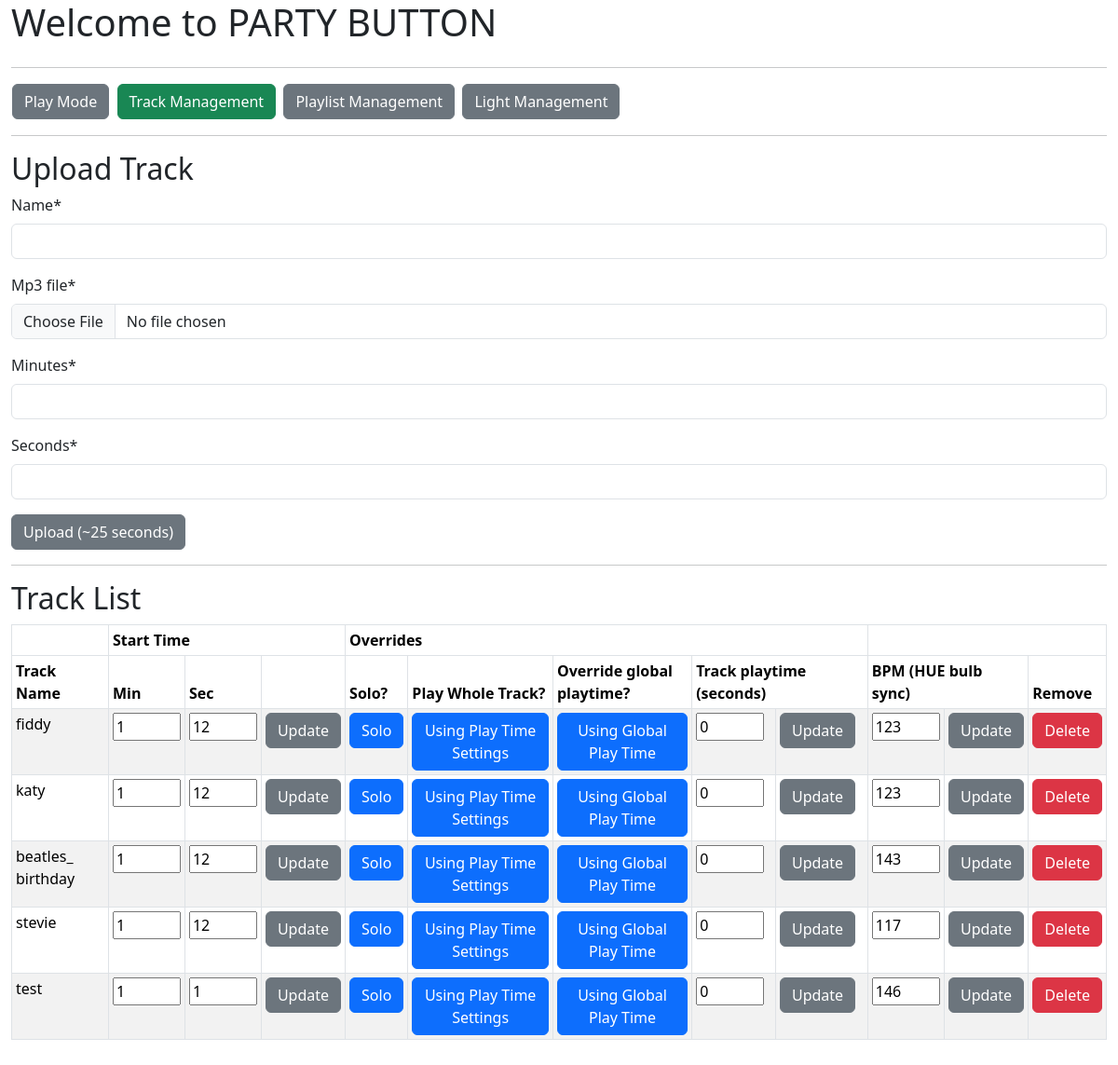
The page /tracks/ on the database as committed earlier.
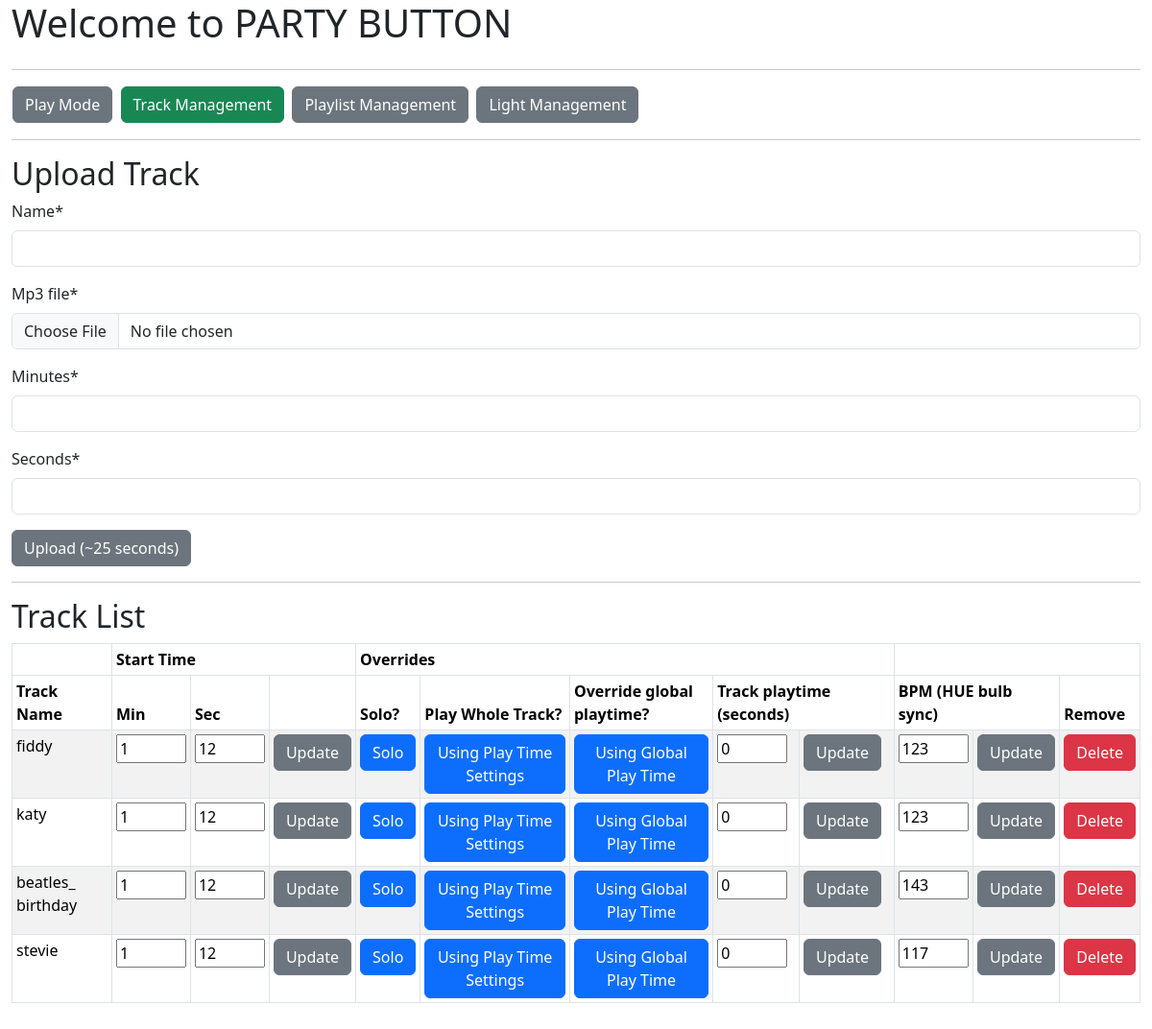
The same page on the database as committed later.
### mp3_manager/models.py (models this page shows, shortened)
class Track(models.Model):
    name = models.CharField(max_length=200, blank=False, null=False)
    mp3_file = models.FileField(upload_to="uploads", blank=False, null=False)
    mp3_length = models.IntegerField(blank=True, null=True)
    minutes = models.IntegerField(blank=False, null=False, validators=[MinValueValidator(0),
                                                                       MaxValueValidator(600)])
    seconds = models.IntegerField(blank=False, null=False, validators=[MinValueValidator(0),
                                                                       MaxValueValidator(60)])
    solo = models.BooleanField(blank=False, null=False, default=False)
    play_full = models.BooleanField(blank=False, null=False,
                                    default=False)
    override_playtime = models.BooleanField(blank=False, null=False,
                                            default=False)
    playtime_seconds = models.IntegerField(blank=False, null=False,
                                           default=0,
                                           validators=[MinValueValidator(0),
                                                       MaxValueValidator(600)])
    bpm = models.IntegerField(blank=False, null=False,
                                           default=0,
                                           validators=[MinValueValidator(0),
                                                       MaxValueValidator(400)])
    playlists = models.ManyToManyField(Playlist)

### mp3_manager/views.py (the view, shortened to what this page needs)
# urls.py: path("tracks/", views.TrackManagement.as_view(), name="tracks"),
class TrackManagement(generic.ListView, FormMixin):
    form_class = TrackForm
    template_name = "mp3_manager/track.html"
    context_object_name = "tracks_list"
    model = Track
    def get(self, request):
        tracks_list = None
        print("Getting Track List")
        tracks_list = self.get_queryset()
        return render(request, self.template_name,
                      {"tracks_list": tracks_list,
                       "form": TrackForm(),
                       "trackplaytime": TrackPlaytimeForm(),
                       "trackbpmform": TrackBpmForm()})

### mp3_manager/form.py
class TrackForm(ModelForm):
    class Meta:
        model = Track
        fields = ["name", "mp3_file", "minutes", "seconds"]

class TrackPlaytimeForm(ModelForm):
    playtime_seconds = forms.IntegerField(
        label='',
    )
    class Meta:
        model = Track
        fields = ["playtime_seconds"]
        exclude = ["name", "mp3_file", "minutes", "seconds"]

### mp3_manager/templates/mp3_manager/track.html (shortened to what the changed rows need)
{% extends "./base.html" %}
{% load crispy_forms_tags %}
{% block content %}
<div class="row">
    <div class="col">
    <h2>Upload Track</h2>
    </div>
</div>
<div class="row">
    <div class="col">
    <h2>Track List</h2>
    {% if tracks_list %}
        <table class="table table-striped table-bordered table-sm" cellspacing="0" width="100%">
            <thead><tr><th></th><th colspan="3">Start Time</th><th colspan="5">Overrides</th><th colspan="3"></th></tr>
            <tr><th>Track Name</th><th>Min</th><th>Sec</th><th></th><th>Solo?</th><th>Play Whole Track?</th><th>Override global playtime?</th><th colspan="2">Track playtime (seconds)</th><th colspan="2">BPM (HUE bulb sync)</th><th>Remove</th></tr></thead>
            <tbody>
              {% for track in tracks_list %}
              <tr>
                  <td>{{ track.name }}</td>
                  <form id="trackstart_form_{{ track.pk }}" id="trackstart_update_{ track.pk }}" action={% url 'mp3_manager:tracks' %} method="post" enctype="multipart/form-data">
                  <td>
                    <input size="2" type="textarea" id="minutes" name="minutes" value={{ track.minutes }}>
                  </td>
                  <td>
                    <input size="2" type="textarea" id="seconds" name="seconds" value={{ track.seconds }}>
                  </td>
                  <td>
                    <input class="btn btn-secondary" type="submit" form="trackstart_form_{{ track.pk }}" value="Update" name="trackstart_update_{{ track.pk }}"></td>
                </form>
                  <td>
                      {% if track.solo == True %}
                        <a href="{% url 'mp3_manager:solo_track' pk=track.pk %}"><button type="button" class="btn btn-success">Solo</button></a>
                      {% else %}
                        <a href="{% url 'mp3_manager:solo_track' pk=track.pk %}"><button type="button" class="btn btn-primary">Solo</button></a>
                      {% endif %}
                  </td>
                  <td>
                    {% if track.play_full == True %}
                      <a href="{% url 'mp3_manager:play_full' pk=track.pk %}"><button type="button" class="btn btn-success">Using Whole Track</button></a>
                    {% else %}
                      <a href="{% url 'mp3_manager:play_full' pk=track.pk %}"><button type="button" class="btn btn-primary">Using Play Time Settings</button></a>
                    {% endif %}
                  </td>
                  <td>
                    {% if track.override_playtime == True %}
                      <a href="{% url 'mp3_manager:override' pk=track.pk %}"><button type="button" class="btn btn-success">Using Track's Playtime</button></a>
                    {% else %}
                      <a href="{% url 'mp3_manager:override' pk=track.pk %}"><button type="button" class="btn btn-primary">Using Global Play Time</button></a>
                    {% endif %}
                  </td>
                  <form id="trackplaytime_form_{{ track.pk }}" id="trackplaytime_update_{{ track.pk }}" action={% url 'mp3_manager:tracks' %} method="post" enctype="multipart/form-data">
                  <td>
                      <input size="2" type="textarea" id="playtime_seconds" name="playtime_seconds" value={{ track.playtime_seconds }}>
                  </td>
                  <td>
                      <input class="btn btn-secondary" type="submit" form="trackplaytime_form_{{ track.pk }}" value="Update" name="trackplaytime_update_{{ track.pk }}">
                  </td>
                  </form>
                  <form id="trackbpm_form_{{ track.pk }}" id="trackbpm_update_{{ track.pk }}" action={% url 'mp3_manager:tracks' %} method="post" enctype="multipart/form-data">
                  <td>
                      <input size="2" type="textarea" id="bpm" name="bpm" value={{ track.bpm }}>
                  </td>
                  <td>
                      <input class="btn btn-secondary" type="submit" form="trackbpm_form_{{ track.pk }}" value="Update" name="trackbpm_update_{{ track.pk }}">
                  </td>
                  </form>
                  <td><a href="{% url 'mp3_manager:delete_track' pk=track.pk %}"><button type="button" class="btn btn-danger">Delete</button></a></td></tr>
            {% endfor %}
            </tbody>
        </table>
    {% else %}
      <p><h2>No tracks available.</h2></p>
    {% endif %}
    </div>
</div>
{% endblock %}

Rows that differ between the two databases and show on the page:
removed Track: name "test", minutes "1", seconds "1", solo "Solo", play_full "Using Play Time Settings", override_playtime "Using Global Play Time", playtime_seconds "0", bpm "146"
